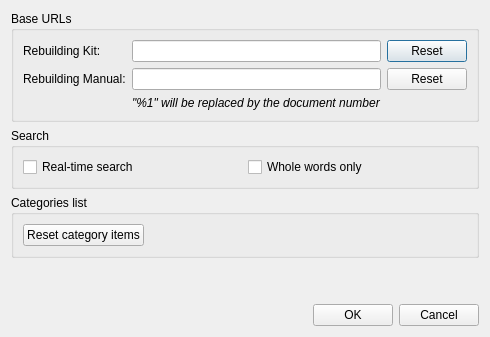
<?xml version="1.0" encoding="UTF-8"?>
<ui version="4.0">
 <class>DlgSettings</class>
 <widget class="QDialog" name="DlgSettings">
  <property name="geometry">
   <rect>
    <x>0</x>
    <y>0</y>
    <width>440</width>
    <height>319</height>
   </rect>
  </property>
  <property name="windowTitle">
   <string>Dialog</string>
  </property>
  <layout class="QVBoxLayout" name="verticalLayout_3">
   <item>
    <widget class="QGroupBox" name="BoxURLs">
     <property name="title">
      <string>Base URLs</string>
     </property>
     <layout class="QGridLayout" name="gridLayout">
      <item row="0" column="0">
       <widget class="QLabel" name="LabelRK">
        <property name="text">
         <string>Rebuilding Kit:</string>
        </property>
       </widget>
      </item>
      <item row="0" column="1">
       <widget class="QLineEdit" name="EditRK">
        <property name="text">
         <string/>
        </property>
       </widget>
      </item>
      <item row="0" column="2">
       <widget class="QPushButton" name="ButtonResetRK">
        <property name="text">
         <string>Reset</string>
        </property>
       </widget>
      </item>
      <item row="1" column="0">
       <widget class="QLabel" name="LabelRM">
        <property name="text">
         <string>Rebuilding Manual:</string>
        </property>
       </widget>
      </item>
      <item row="1" column="1">
       <widget class="QLineEdit" name="EditRM"/>
      </item>
      <item row="1" column="2">
       <widget class="QPushButton" name="ButtonResetRM">
        <property name="text">
         <string>Reset</string>
        </property>
       </widget>
      </item>
      <item row="2" column="1">
       <widget class="QLabel" name="LabelTip">
        <property name="font">
         <font>
          <italic>true</italic>
         </font>
        </property>
        <property name="text">
         <string>&quot;%1&quot; will be replaced by the document number</string>
        </property>
       </widget>
      </item>
     </layout>
    </widget>
   </item>
   <item>
    <widget class="QGroupBox" name="BoxSearch">
     <property name="title">
      <string>Search</string>
     </property>
     <layout class="QHBoxLayout" name="horizontalLayout">
      <item>
       <widget class="QCheckBox" name="CheckRTSearch">
        <property name="text">
         <string>Real-time search</string>
        </property>
       </widget>
      </item>
      <item>
       <widget class="QCheckBox" name="CheckWholeWordsOnly">
        <property name="text">
         <string>Whole words only</string>
        </property>
       </widget>
      </item>
     </layout>
    </widget>
   </item>
   <item>
    <widget class="QGroupBox" name="BoxCategories">
     <property name="title">
      <string>Categories list</string>
     </property>
     <layout class="QVBoxLayout" name="verticalLayout">
      <item>
       <layout class="QHBoxLayout" name="HLayoutCategories">
        <item>
         <widget class="QPushButton" name="ButtonClearCategories">
          <property name="text">
           <string>Reset category items</string>
          </property>
         </widget>
        </item>
        <item>
         <spacer name="HSpacerCategories">
          <property name="orientation">
           <enum>Qt::Horizontal</enum>
          </property>
          <property name="sizeHint" stdset="0">
           <size>
            <width>40</width>
            <height>20</height>
           </size>
          </property>
         </spacer>
        </item>
       </layout>
      </item>
     </layout>
    </widget>
   </item>
   <item>
    <spacer name="VSpacer">
     <property name="orientation">
      <enum>Qt::Vertical</enum>
     </property>
     <property name="sizeType">
      <enum>QSizePolicy::Fixed</enum>
     </property>
     <property name="sizeHint" stdset="0">
      <size>
       <width>20</width>
       <height>40</height>
      </size>
     </property>
    </spacer>
   </item>
   <item>
    <layout class="QHBoxLayout" name="HLayoutButtons">
     <item>
      <spacer name="HSpacerButtons">
       <property name="orientation">
        <enum>Qt::Horizontal</enum>
       </property>
       <property name="sizeHint" stdset="0">
        <size>
         <width>40</width>
         <height>20</height>
        </size>
       </property>
      </spacer>
     </item>
     <item>
      <widget class="QPushButton" name="ButtonOK">
       <property name="text">
        <string>OK</string>
       </property>
      </widget>
     </item>
     <item>
      <widget class="QPushButton" name="ButtonCancel">
       <property name="text">
        <string>Cancel</string>
       </property>
      </widget>
     </item>
    </layout>
   </item>
  </layout>
 </widget>
 <resources/>
 <connections/>
</ui>
